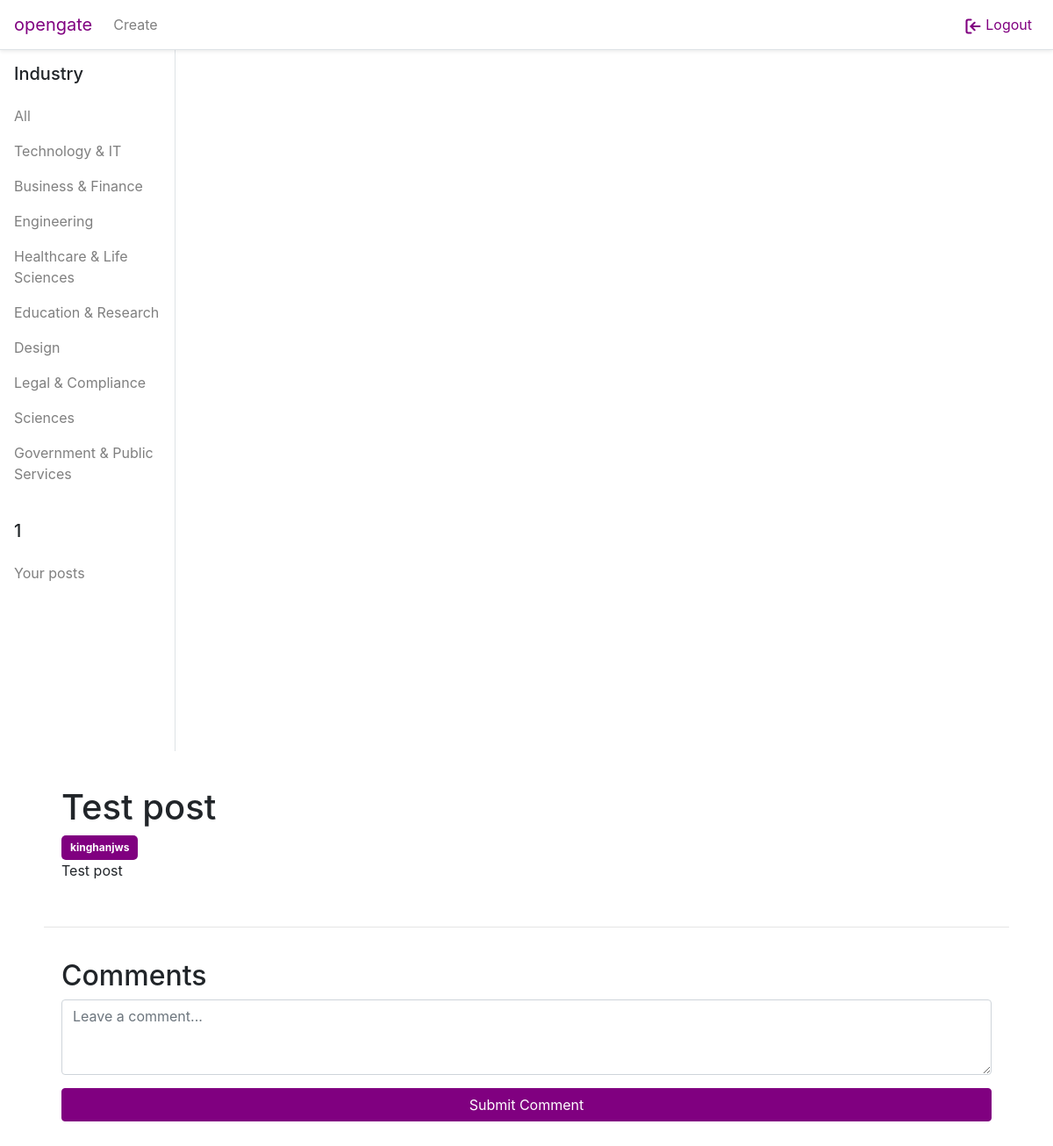
The app's page /view_post/8/ (signed in) with its own data.
### forumApp/models.py (models this page shows, shortened)
class Post(models.Model):
    post_id = models.AutoField(primary_key=True)
    title = models.CharField(max_length=200)
    content = models.TextField(max_length=10000)
    author = models.ForeignKey(User, on_delete=models.CASCADE)
    created_at = models.DateTimeField(auto_now_add=True)
    updated_at = models.DateTimeField(auto_now=True)
    topic_tag = models.CharField(max_length=50, choices=CHOICES_TOPIC, default=("None", "None"))
    industry_tag = models.CharField(max_length=50, choices=CHOICES_INDUSTRY, default=("None", "None"))

### forumApp/views.py (the view)
# urls.py: path('view_post/<int:id>/', views.post_view, name="individual_post")
@login_required
def post_view(request, id):
    post = get_object_or_404(Post, post_id=id)
    comments = post.comments.filter(parent__isnull=True)
    form = CommentForm()
    return render(request, 'auth1_app/view_individual_post.html', {
        'post': post,
        'comment_form': form,
        'comments': comments,
    })

### forumApp/forms.py
class CommentForm(forms.ModelForm):
    parent_id = forms.IntegerField(widget=forms.HiddenInput(), required=False)
    class Meta:
        model = Comment
        fields = ['content']
        widgets = {
            'content': forms.Textarea(attrs={'class': 'form-control', 'rows': 3, 'placeholder': 'Leave a comment...', 'autocomplete': 'off', 'style' : 'width: 100%'}),
        }

### forumApp/templates/auth1_app/view_individual_post.html (shortened to what this page needs)
{% extends "layout.html" %}
{% load static %}
{% block content %}
<!DOCTYPE html>
<html lang="en">
<head>
    <link rel="stylesheet" href="{% static 'styles/styles.css' %}" type="text/css">
</head>
<body>
    <div class="container">
        <h1>{{ post.title }}</h1>
        <div class="post-badges">
            <span class="author-badge">{{ post.author }}</span>
        </div>
        <p>{{ post.content|linebreaksbr }}</p>
    </div>
    <hr>
    <div class="container">
        <h2>Comments</h2>
        <form method="POST" action="{% url 'post_detail' post.post_id %}">
            {{comment_form.content}}
            <button type="submit" class="btn btn-primary btn-purple" style="width:100%; margin-bottom: 15px;">Submit Comment</button>
        </form>
    </div>
</html>
{% endblock  %}

### forumApp/templates/layout.html (shortened to what this page needs)
<!DOCTYPE html>
<html lang="en">
<head>
    <link href="https://cdn.jsdelivr.net/npm/bootstrap@4.5.2/dist/css/bootstrap.min.css" rel="stylesheet">
</head>
<body>
    <nav class="navbar navbar-expand-lg navbar-light fixed-top bg-white border-bottom shadow-sm">
        <a href="{% url 'post_list' %}" class="navbar-brand" style="color: purple;">
            opengate
        </a>
        <div class="collapse navbar-collapse" id="navbarNav">
            <ul class="navbar-nav mr-auto">
                <li class="nav-item">
                    <a href="{% url 'create_post' %}" class="nav-link">Create</a>
                </li>
            </ul>
            <ul class="navbar-nav ml-auto">
                {% if user.is_authenticated %}
                    <form method="POST" action="{% url 'logout' %}">
                        <li class="nav-item">
                            <button type="submit" class="nav-link btn btn-link" style="border: none; background: none; color: purple;">
                                <svg width="20" height="20" viewBox="0 0 24 24" fill="none" stroke="currentColor" stroke-width="2.5" stroke-linecap="round" stroke-linejoin="round">
                                    <path d="M9 3H5a2 2 0 0 0-2 2v14a2 2 0 0 0 2 2h4" />
                                    <polyline points="14 7 9 12 14 17" />
                                    <line x1="9" y1="12" x2="21" y2="12" />
                                </svg>
                                Logout
                            </button>
                        </li>
                    </form>
                {% endif %}
            </ul>
        </div>
    </nav>
    <div class="container-fluid">
        <div class="row">
            <div class="col-md-2 sidebar p-0">
                <nav class="navbar navbar-light flex-md-column align-items-start p-3">
                    <span class="h5">Industry</span>
                    <ul class="navbar-nav w-80 mt-2">
                        <li class="nav-item">
                            <a class="nav-link" href="{% url 'post_list' %}">All</a>
                        </li>
                        <li class="nav-item">
                            <a class="nav-link" href="{% url 'industry_post_list' 'Technology-IT' %}">Technology &amp; IT</a>
                        </li>
                        <li class="nav-item">
                            <a class="nav-link" href="{% url 'industry_post_list' 'Business-Finance' %}">Business &amp; Finance</a>
                        </li>
                        <li class="nav-item">
                            <a class="nav-link" href="{% url 'industry_post_list' 'Engineering' %}">Engineering</a>
                        </li>
                        <li class="nav-item">
                            <a class="nav-link" href="{% url 'industry_post_list' 'Healthcare-Life Sciences' %}">Healthcare &amp; Life Sciences</a>
                        </li>
                        <li class="nav-item">
                            <a class="nav-link" href="{% url 'industry_post_list' 'Education-Research' %}">Education &amp; Research</a>
                        </li>
                        <li class="nav-item">
                            <a class="nav-link" href="{% url 'industry_post_list' 'Design' %}">Design</a>
                        </li>
                        <li class="nav-item">
                            <a class="nav-link" href="{% url 'industry_post_list' 'Legal-Compliance' %}">Legal &amp; Compliance</a>
                        </li>
                        <li class="nav-item">
                            <a class="nav-link" href="{% url 'industry_post_list' 'Sciences' %}">Sciences</a>
                        </li>
                        <li class="nav-item">
                            <a class="nav-link" href="{% url 'industry_post_list' 'Government-Public Services' %}">Government &amp; Public Services</a>
                        </li>
                    </ul>
                    {% if user.is_authenticated %}
                        <span class="h5">{{request.user.username}}</span>
                        <ul class="navbar-nav w-100 mt-2">
                            <li class="nav-item">
                                <a class="nav-link" href="{% url 'user_post_list' %}">Your posts</a>
                            </li>
                        </ul>
                    {% endif %}
                </nav>
            </div>
    <div class="container">
        {% block content %}
        {% endblock content %}
    </div>
</body>
</html>

### forumApp/static/styles/styles.css (style rules this page uses)
.form-control { width: 600px; margin: 0 auto; }
.btn-purple { margin-top: 15px; }
.container { margin: 0 auto; padding: 20px; word-wrap: break-word; overflow-wrap: break-word; }
.author-badge { background-color: purple; color: white; padding: 5px 10px; border-radius: 5px; font-weight: bold; font-size: 12px; white-space: nowrap; }
.post-badges { display: flex; align-items: center; gap: 3px; flex-wrap: wrap; }

### forumApp/templates/layout.html (style rules this page uses)
body { padding-top: 56px; }
.navbar { background-color: #fff; }
.navbar-brand, .nav-link { color: #fff; }
.container { margin-top: 20px; }
.btn-purple { background-color: purple !important; border-color: purple !important; color: white; }
.sidebar { min-height: 100vh; background-color: #fff; border-right: 1px solid #dee2e6; }
.sidebar .nav-link { color: #fff; }

### records on screen
Post: title "Test post", author "kinghanjws", content "Test post"

### other values on screen
{{ request.user.username }} "1"
